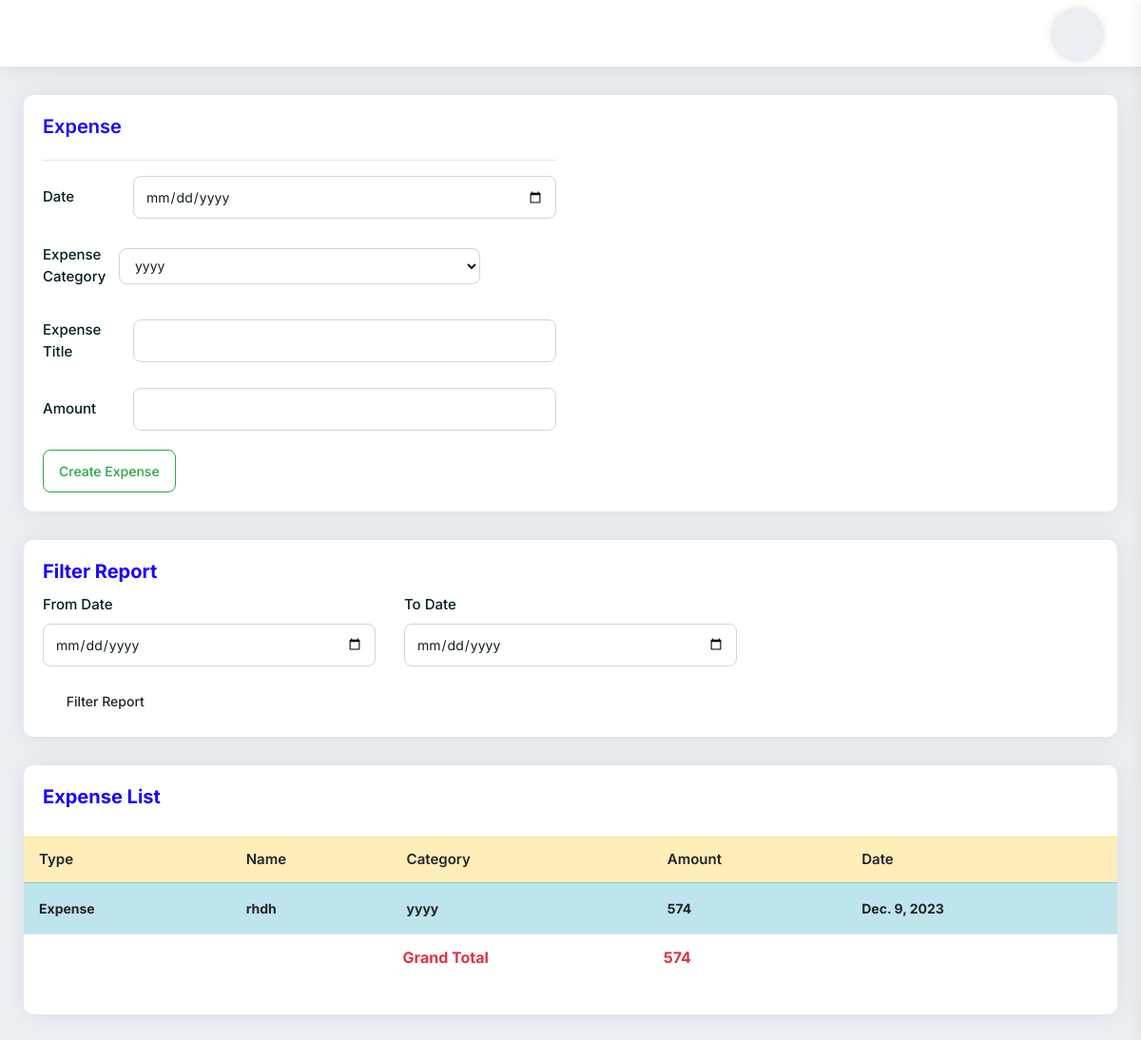
Page /ExpenseReportView/ on the committed database.
### myapp/models.py (models this page shows)
class ExpenseReport(models.Model):
    expense_type = models.CharField(max_length=225)
    title = models.CharField(max_length=225)
    category = models.CharField(max_length=225)
    amount = models.IntegerField(default=0)
    expense_date = models.DateField()
    created_at = models.DateTimeField(auto_now_add=True)

### myapp/views.py (the view, shortened to what this page needs)
# urls.py: path('ExpenseReportView/', ExpenseReportView.as_view(), name='ExpenseReportView'),
class ExpenseReportView(View):
    def get(self,request):
        expense_ledger = ExpenseLedger.objects.all()
        expense_report = ExpenseReport.objects.all()
        grand_total_amount = expense_report.aggregate(Sum('amount'))['amount__sum']
        grand_total_ledger = expense_ledger.aggregate(Sum('balance'))['balance__sum']
        context = {'expense_ledger': expense_ledger,'expense_report':expense_report,'grand_total_amount':grand_total_amount,'grand_total_ledger':grand_total_ledger}
        return render(request, 'expense_report.html', context)

### templates/expense_report.html (shortened to what this page needs)
{% extends 'base.html' %}
{% block content %}
<div class="page-header">
    <div class="row">
        <div class="col-md-6 col-sm-12">
            <div class="title">
                <h4 class="text-primary">Expense</h4>
            </div>
            <hr>
        </div>
    </div>
    <div class="row">
        <div class="col-md-6 col-sm-12">
            <form action="{% url 'myapp:ExpenseReportView' %}" method="post">{% csrf_token %}
                <div class="form-group row">
                    <label class="col-sm-12 col-md-2 col-form-label">Date</label>
                    <div class="col-sm-12 col-md-10">
                        <input class="form-control" type="date" placeholder="" name="expense_date">
                    </div>
                </div>
                <div class="form-group row">
                            <label class="col-sm-12 col-md-2 col-form-label">Expense Category</label>
                            <select
                                    class="custom-select2 form-control col-sm-8 col-md-8"
                                    name="category"
                                    style="width: 80%; height: 38px"
                                    >
                                    {% for i in expense_ledger %}
                                    <option value="{{i.category}}">{{i.category}}</option>
                                    {% endfor %}
                            </select>
                        </div>
                <div class="form-group row">
                    <label class="col-sm-12 col-md-2 col-form-label">Expense Title</label>
                    <div class="col-sm-12 col-md-10">
                        <input class="form-control" type="text" placeholder="" name="title">
                    </div>
                </div>
                <div class="form-group row">
                    <label class="col-sm-12 col-md-2 col-form-label">Amount</label>
                    <div class="col-sm-12 col-md-10">
                        <input class="form-control" type="number" placeholder="" name="amount">
                    </div>
                </div>
                <input type="submit" value="Create Expense" class="btn btn-outline-success">
            </form>
        </div>
    </div>
</div>
					<div class="pd-20 card-box mb-30">
						<div class="clearfix">
							<div class="pull-left">
								<h4 class="text-blue h4">Filter Report</h4>
							</div>
						</div>
						<form action="{% url 'myapp:ExpenseReportFilter' %}" method="post">{% csrf_token %}
							<div class="row">
								<div class="col-md-4 col-sm-12">
									<div class="form-group">
										<label>From Date</label>
                                        <input type="date" name="fromdate" class="form-control">
									</div>
								</div>
                                <div class="col-md-4 col-sm-12">
									<div class="form-group">
										<label>To Date</label>
                                        <input type="date" name="todate" class="form-control">
									</div>
								</div>
							</div>
                            <button
										type="submit"
										class="btn btn-sm"
										data-bgcolor="#00b489"
										data-color="#ffffff"
									>
                                <i class="icon-copy dw dw-filter-1"></i>Filter Report
									</button>
						</form>
					</div>
<div class="card-box mb-30">
    <div class="pd-20">
        <h4 class="text-blue h4">Expense List</h4>
    </div>
    <div class="pb-20">
        <table
                class="table hover multiple-select-row data-table-export nowrap"
        >
            <thead>
            <tr class="table-warning">
                <th class="">Type</th>
                <th class="">Name</th>
                <th class=""> Category</th>
                <th class="">Amount</th>
                <th class="">Date</th>
            </tr>
            </thead>
            <tbody>
            {% for p in expense_report %}
            <tr class="table-info">
                <td class="table-plus"><b>{{p.expense_type}}</b></td>
                 <td><b>{{p.title}}</b></td>
                <td><b>{{p.category}}</b></td>
                <td><b>{{p.amount}}</b></td>
                <td><b>{{p.expense_date}}</b></td>
            </tr>
            {% endfor %}
            </tbody>
            <tfoot>
            <tr>
                <td></td>
                <td></td>
                <th class="text-danger">Grand Total</th>
                <th class="text-danger">{{grand_total_amount}}</th>
                <td></td>
            </tr>
            </tfoot>
        </table>
    </div>
</div>
{% endblock content %}

### rows in the picture
ExpenseReport: expense_type "Expense", title "rhdh", category "yyyy", amount "574", expense_date "Dec. 9, 2023"

### other values in the picture
{{ grand_total_amount }} "574"
form field category "yyyy"
